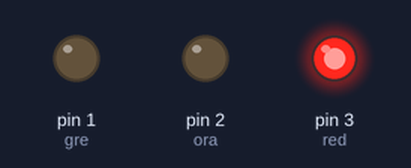
A program run on a simulated MicroPython board. Parts: output pins drawn as LEDs (lit = HIGH).

Above: at 0.05 s.
At 1.45 s:
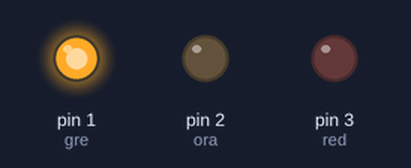
At 2.75 s:
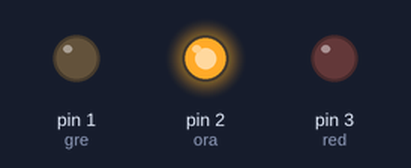
Timing chart, 0 to 3.0 s (numbered marks = the images above):
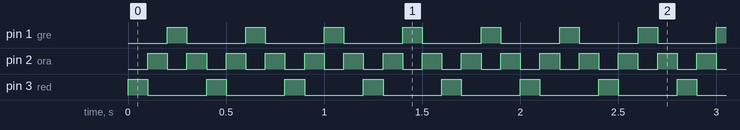

The program:

i05_chase.py
```python
""" i05_chase.py - ARDBASE mini lab - chase between the RED/Orange/Green LEDs

	Code is for MicroPython Pyboard

* Author(s): Meurisse D., MCHobby (shop.mchobby.be).

Products:
---> Kit Soudure ARDBASE : https://shop.mchobby.be/product.php?id_product=1124
---> MicroPython Pyboard : https://shop.mchobby.be/product.php?id_product=570
------------------------------------------------------------------------

History:
  08 february 2022 - Dominique - initial MicroPython writing
"""

from machine import Pin
import time

# X4 = LED Rouge/Red
# X3 = LED Orange
# X2 = LED Green
red = Pin( "X4", Pin.OUT )
ora = Pin( "X3", Pin.OUT )
gre = Pin( "X2", Pin.OUT )
sequence = [ red, ora, gre, ora ]

while True:
	for led in sequence:
		led.value( True )
		time.sleep_ms( 100 )
		led.value( False )
```

Measured:
- by itself, pin 1 (gre), pin 3 (red): alternates HIGH for 0.10 s and LOW for 0.30 s
- by itself, pin 2 (ora): alternates HIGH for 0.10 s and LOW for 0.10 s
